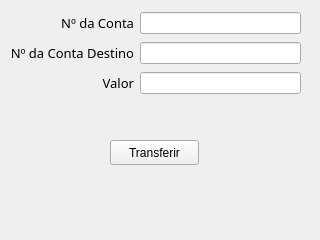
<?xml version="1.0" encoding="UTF-8"?>
<ui version="4.0">
 <class>Form</class>
 <widget class="QWidget" name="Form">
  <property name="geometry">
   <rect>
    <x>0</x>
    <y>0</y>
    <width>320</width>
    <height>240</height>
   </rect>
  </property>
  <property name="windowTitle">
   <string>Transferência</string>
  </property>
  <widget class="QWidget" name="layoutWidget">
   <property name="geometry">
    <rect>
     <x>10</x>
     <y>10</y>
     <width>291</width>
     <height>89</height>
    </rect>
   </property>
   <layout class="QGridLayout" name="gridLayout">
    <item row="2" column="1">
     <widget class="QLineEdit" name="lineEdit_2"/>
    </item>
    <item row="0" column="1">
     <widget class="QLineEdit" name="lineEdit"/>
    </item>
    <item row="2" column="0">
     <widget class="QLabel" name="label_2">
      <property name="font">
       <font>
        <family>Hack</family>
        <pointsize>10</pointsize>
       </font>
      </property>
      <property name="text">
       <string>Valor</string>
      </property>
      <property name="alignment">
       <set>Qt::AlignRight|Qt::AlignTrailing|Qt::AlignVCenter</set>
      </property>
     </widget>
    </item>
    <item row="1" column="0">
     <widget class="QLabel" name="label">
      <property name="font">
       <font>
        <family>Hack</family>
        <pointsize>10</pointsize>
       </font>
      </property>
      <property name="text">
       <string>Nº da Conta Destino</string>
      </property>
      <property name="alignment">
       <set>Qt::AlignRight|Qt::AlignTrailing|Qt::AlignVCenter</set>
      </property>
     </widget>
    </item>
    <item row="0" column="0">
     <widget class="QLabel" name="label_3">
      <property name="font">
       <font>
        <family>Hack</family>
        <pointsize>10</pointsize>
       </font>
      </property>
      <property name="text">
       <string>Nº da Conta</string>
      </property>
      <property name="alignment">
       <set>Qt::AlignRight|Qt::AlignTrailing|Qt::AlignVCenter</set>
      </property>
     </widget>
    </item>
    <item row="1" column="1">
     <widget class="QLineEdit" name="lineEdit_3"/>
    </item>
   </layout>
  </widget>
  <widget class="QPushButton" name="pushButton">
   <property name="geometry">
    <rect>
     <x>110</x>
     <y>140</y>
     <width>89</width>
     <height>25</height>
    </rect>
   </property>
   <property name="text">
    <string>Transferir</string>
   </property>
  </widget>
 </widget>
 <resources/>
 <connections/>
</ui>
